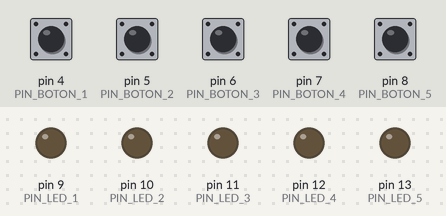
Simulated run of this sketch. Board: Arduino Uno, built with avr-gcc and run on an emulated ATmega328P. Shown: output pins drawn as LEDs (lit = HIGH). Inputs (shaded band) come from the test bench; at power-on: pin 4 (PIN_BOTON_1), pin 5 (PIN_BOTON_2), pin 6 (PIN_BOTON_3), pin 7 (PIN_BOTON_4), pin 8 (PIN_BOTON_5) HIGH. Random numbers use the default seed unless the sketch sets one; the audio player accepts every command and is not drawn.

Above: at 1.7 s.
1.8 s: pin 4 (PIN_BOTON_1) pulled LOW for 0.15 s
At 2.6 s:
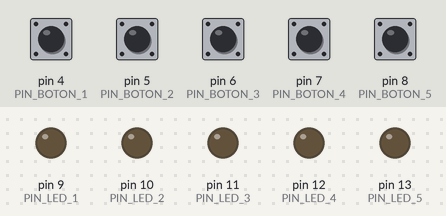
3.4 s: pin 8 (PIN_BOTON_5) pulled LOW for 0.15 s
At 3.9 s:
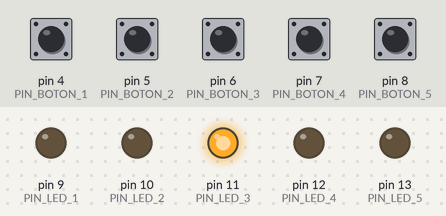
At 5.4 s:
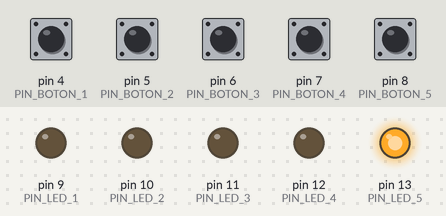
6.5 s: pin 5 (PIN_BOTON_2) pulled LOW for 1 s
At 7.5 s:
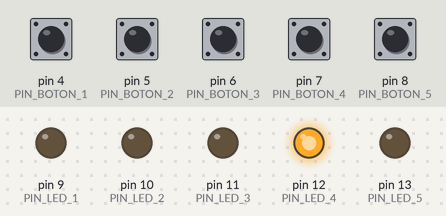
9.5 s: pin 6 (PIN_BOTON_3) pulled LOW for 1 s
12.4 s: pin 4 (PIN_BOTON_1) pulled LOW for 1 s
15.5 s: pin 7 (PIN_BOTON_4) pulled LOW for 1 s
Timing chart, 0 to 37.2 s (numbered marks = the images above; inputs shaded):
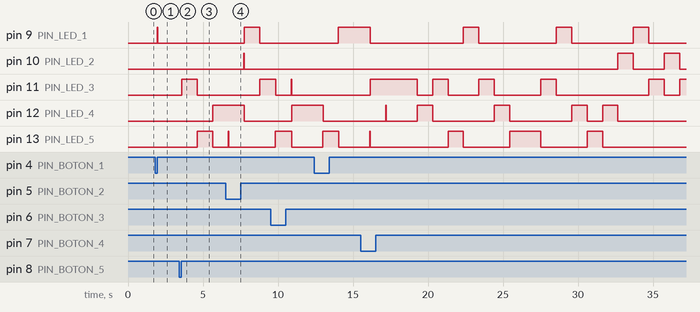

Measured:
- after the input at 1.8 s, pin 9 (PIN_LED_1): LOW → HIGH after 0.15 s, → LOW 0.03 s later
- after the input at 3.4 s, pin 11 (PIN_LED_3): LOW → HIGH after 0.18 s, → LOW 1.0 s later; pin 12 (PIN_LED_4): LOW → HIGH after 2.2 s; pin 13 (PIN_LED_5): LOW → HIGH after 1.2 s, → LOW 1.0 s later
- after the input at 6.5 s, pin 10 (PIN_LED_2): LOW → HIGH after 1.2 s, → LOW 0.03 s later; pin 13 (PIN_LED_5): LOW → HIGH after 0.17 s, → LOW 0.03 s later

The sketch:

samuelsays.ino
```cpp
#include <Button.h>
#include "SoftwareSerial.h"
#include "DFRobotDFPlayerMini.h"

#define SOFT_SERIAL_TX 2
#define SOFT_SERIAL_RX 3
#define PIN_BOTON_1 4
#define PIN_BOTON_2 5
#define PIN_BOTON_3 6
#define PIN_BOTON_4 7
#define PIN_BOTON_5 8
#define PIN_LED_1   9
#define PIN_LED_2   10
#define PIN_LED_3   11
#define PIN_LED_4   12
#define PIN_LED_5   13

Button b1(PIN_BOTON_1);
Button b2(PIN_BOTON_2);
Button b3(PIN_BOTON_3);
Button b4(PIN_BOTON_4);
Button b5(PIN_BOTON_5);

#define SONIDO_START_JUEGO      0
#define SONIDO_NUM_JUGADORES_1  1
#define SONIDO_NUM_JUGADORES_2  2
#define SONIDO_NUM_JUGADORES_3  3
#define SONIDO_NUM_JUGADORES_4  4
#define SONIDO_ELIJA_NUM_JUG    5
#define SONIDO_LO_HAS_PETADO    6
#define SONIDO_PULSAR_B1        7
#define SONIDO_PULSAR_B2        8
#define SONIDO_PULSAR_B3        9
#define SONIDO_PULSAR_B4        10
#define SONIDO_PULSAR_B5        11
#define SONIDO_ERES_UN_PAQUETE  12

const byte MAX_SECUENCIA=255;

byte secuencia[255];
byte modo=0;
byte num_jugadores = 0;
byte jugador_turno=0;
byte fase = 0;
int velocidad = 1000;
int espera = 1000;

SoftwareSerial soft_serial(SOFT_SERIAL_RX, SOFT_SERIAL_TX); // RX, TX
DFRobotDFPlayerMini mp3;

void setup()
{
  b1.begin();
  b2.begin();
  b3.begin();
  b4.begin();
  b5.begin();
  pinMode(PIN_LED_1,OUTPUT);
  pinMode(PIN_LED_2,OUTPUT);
  pinMode(PIN_LED_3,OUTPUT);
  pinMode(PIN_LED_4,OUTPUT);
  pinMode(PIN_LED_5,OUTPUT);
  mp3.begin(soft_serial);
}

void loop()
{
  switch (fase)
  {
    case 0:
      prejuego();
      break;
    case 1: //juego
      juego();
      break;
    case 2: // fin
      fin();
      break;
  }
}


void prejuego()
{
  apagarLeds();
  if (b1.released())  // Un jugador
  {
    num_jugadores = 1;
    apagarLeds();
    digitalWrite(PIN_LED_1,HIGH);
    mp3.play(SONIDO_NUM_JUGADORES_1);
  }
  if (b2.released()) // dos jugadores
  {
    num_jugadores = 2;
    apagarLeds();
    digitalWrite(PIN_LED_2,HIGH);
    mp3.play(SONIDO_NUM_JUGADORES_2);
  }
    if (b3.released()) // 3 jugadores
  {
    num_jugadores = 3;
    apagarLeds();
    digitalWrite(PIN_LED_3,HIGH);
    mp3.play(SONIDO_NUM_JUGADORES_3);
  }
  if (b4.released()) // 4 jugadores
  {
    num_jugadores = 4;
    apagarLeds();
    digitalWrite(PIN_LED_4,HIGH);
    mp3.play(SONIDO_NUM_JUGADORES_4);
  }
  if (b5.released()) // Start
  {
    if (num_jugadores != 0) {
      fase = 1;
      //tocarSonido Start
      mp3.play(SONIDO_START_JUEGO);
    }
    else
    {
      mp3.play(SONIDO_ELIJA_NUM_JUG);
    }
  }

}

void apagarLeds()
{
  digitalWrite(PIN_LED_1,LOW);
  digitalWrite(PIN_LED_2,LOW);
  digitalWrite(PIN_LED_3,LOW);
  digitalWrite(PIN_LED_4,LOW);
  digitalWrite(PIN_LED_5,LOW);
}

void juego()
{
  static byte i= 0;
  secuencia[i] = random(1,6);
  // tocar secuencia
  for (byte j=0; j<=i; j++)
  {
    apagarLeds();
    switch (secuencia[j])
    {
      case 1:
        digitalWrite(PIN_LED_1,HIGH);
        mp3.play(SONIDO_PULSAR_B1);
        break;
      case 2:
        digitalWrite(PIN_LED_2,HIGH);
        mp3.play(SONIDO_PULSAR_B2);
        break;
      case 3:
        digitalWrite(PIN_LED_3,HIGH);
        mp3.play(SONIDO_PULSAR_B3);
        break;
      case 4:
        digitalWrite(PIN_LED_4,HIGH);
        mp3.play(SONIDO_PULSAR_B4);
        break;
      case 5:
        digitalWrite(PIN_LED_5,HIGH);
        mp3.play(SONIDO_PULSAR_B4);
        break;
    }
    delay(velocidad);
  }
  //esperar jugador
  static byte boton=0;
  for (byte k=0; k<=i; k++)
  {
    while (b1.toggled() || b2.toggled() || b3.toggled() || b4.toggled() || b5.toggled())
    {
      if (b1.released())
      {
        boton=1;
        digitalWrite(PIN_LED_1,HIGH);
        mp3.play(SONIDO_PULSAR_B1);
      }
      else
      {
        if (b2.released())
        {
          boton=2;
          digitalWrite(PIN_LED_2,HIGH);
          mp3.play(SONIDO_PULSAR_B2);
        }
        else
        {
          if (b3.released())
          {
            boton=3;
            digitalWrite(PIN_LED_3,HIGH);
            mp3.play(SONIDO_PULSAR_B3);
          }
          else
          {
            if (b4.released())
            {
              boton=4;
              digitalWrite(PIN_LED_4,HIGH);
              mp3.play(SONIDO_PULSAR_B4);
            }
            else
            {
              boton=5;
              digitalWrite(PIN_LED_5,HIGH);
              mp3.play(SONIDO_PULSAR_B5);
            }
          }
        }
      }
    }
    if (boton != secuencia[k])
    {
      modo=2;
      break;
    }
  }
}

void fin()
{
  mp3.play(SONIDO_ERES_UN_PAQUETE);
  delay(300);
}
```
